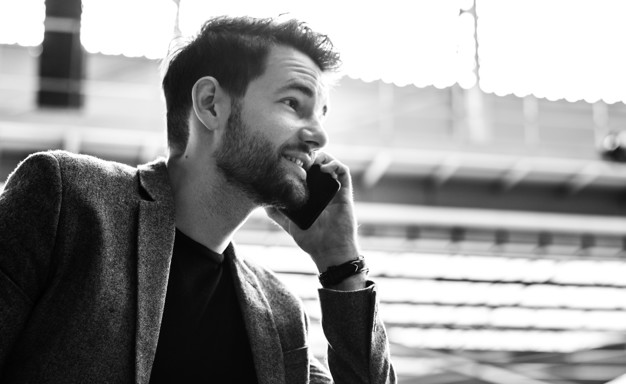
#> input picture Image Compression/PBIC/image.jpg, 626 x 384 px
$ python jpeg.py ../PBIC/compressed_image.jpg
#> lines starting #> are read from the running program, lines starting #| are printed output that depends on the picture
import re
import sys
import cv2
import numpy as np
from skimage import io
import warnings

warnings.filterwarnings("ignore")

block = 8
# standard quantization matrix
Quantization = np.array(
    [
        [16, 11, 10, 16, 24, 40, 51, 61],
        [12, 12, 14, 19, 26, 58, 60, 55],
        [14, 13, 16, 24, 40, 57, 69, 56],
        [14, 17, 22, 29, 51, 87, 80, 62],
        [18, 22, 37, 56, 68, 109, 103, 77],
        [24, 35, 55, 64, 81, 104, 113, 92],
        [49, 64, 78, 87, 103, 121, 120, 101],
        [72, 92, 95, 98, 112, 100, 130, 99],
    ],
    dtype=np.float64,
)


def showImage(img):
    io.imshow(img)
    io.show()


# [101 lines left out: functions decompress, compress, not called in this run]


if __name__ == "__main__":
    layers = 1  # default number of layers
    inp = input("Enter image name:")
#> the answer given: ../PBIC/image.jpg
    img = cv2.imread(inp, cv2.IMREAD_UNCHANGED)
#> img is the input picture: shape (384, 626); min 0, max 255, mean 146.5
    showImage(img)
    if len(img.shape) >= 3:
        layers = img.shape[2]
        img = img[
            : block * (img.shape[0] // block), : block * (img.shape[1] // block), :
        ]
    else:
        img = img[: block * (img.shape[0] // block), : block * (img.shape[1] // block)]
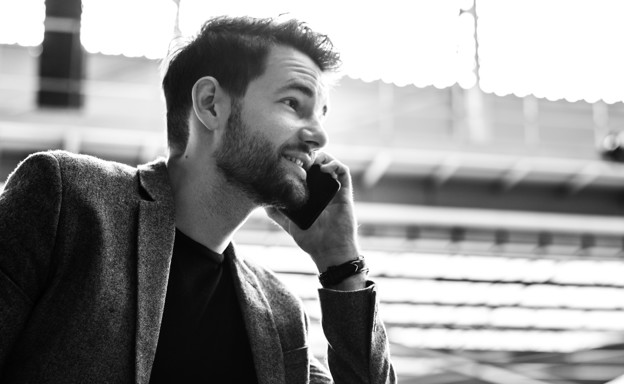
#> img: shape (384, 624); min 0, max 255, mean 146.3
    if sys.argv[1] == "-c":
        compress(img, layers, inp)
    elif sys.argv[1] == "-d":
        decompress(img, layers, inp)
